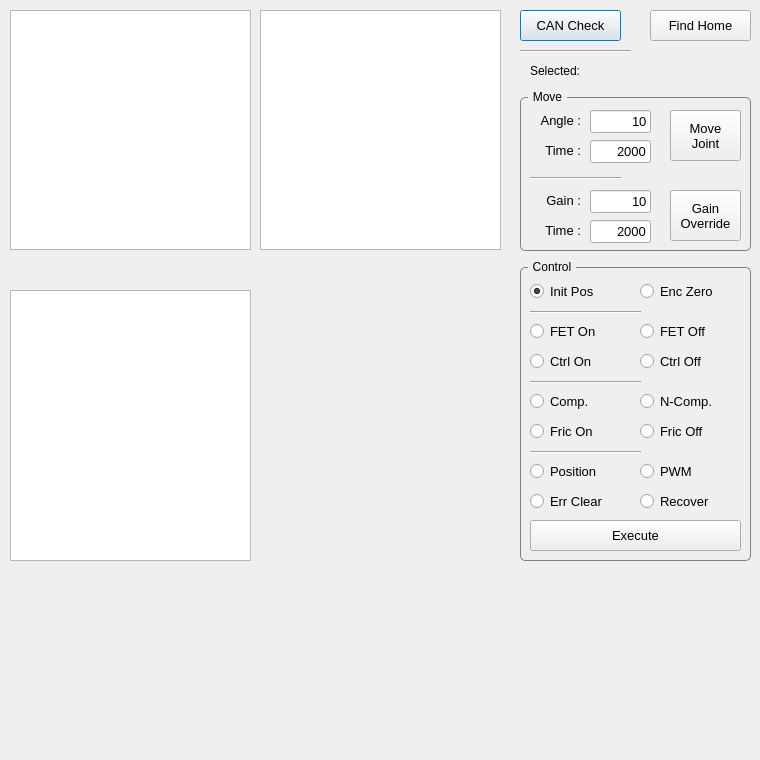
<?xml version="1.0" encoding="UTF-8"?>
<ui version="4.0">
 <class>SettingDialog</class>
 <widget class="QDialog" name="SettingDialog">
  <property name="geometry">
   <rect>
    <x>0</x>
    <y>0</y>
    <width>760</width>
    <height>760</height>
   </rect>
  </property>
  <property name="windowTitle">
   <string>Dialog</string>
  </property>
  <widget class="QTableWidget" name="TW_0">
   <property name="geometry">
    <rect>
     <x>10</x>
     <y>10</y>
     <width>241</width>
     <height>240</height>
    </rect>
   </property>
  </widget>
  <widget class="QTableWidget" name="TW_1">
   <property name="geometry">
    <rect>
     <x>10</x>
     <y>290</y>
     <width>241</width>
     <height>271</height>
    </rect>
   </property>
  </widget>
  <widget class="QLabel" name="LB_SELECTED">
   <property name="geometry">
    <rect>
     <x>530</x>
     <y>60</y>
     <width>121</width>
     <height>21</height>
    </rect>
   </property>
   <property name="text">
    <string>Selected: </string>
   </property>
  </widget>
  <widget class="QPushButton" name="BTN_CAN_CHECK">
   <property name="geometry">
    <rect>
     <x>520</x>
     <y>10</y>
     <width>101</width>
     <height>31</height>
    </rect>
   </property>
   <property name="font">
    <font>
     <pointsize>10</pointsize>
    </font>
   </property>
   <property name="text">
    <string>CAN Check</string>
   </property>
  </widget>
  <widget class="QPushButton" name="BTN_FIND_HOME">
   <property name="geometry">
    <rect>
     <x>650</x>
     <y>10</y>
     <width>101</width>
     <height>31</height>
    </rect>
   </property>
   <property name="font">
    <font>
     <pointsize>10</pointsize>
    </font>
   </property>
   <property name="text">
    <string>Find Home</string>
   </property>
  </widget>
  <widget class="QGroupBox" name="groupBox_2">
   <property name="geometry">
    <rect>
     <x>520</x>
     <y>90</y>
     <width>231</width>
     <height>161</height>
    </rect>
   </property>
   <property name="styleSheet">
    <string notr="true">QGroupBox {
    border: 1px solid gray;
    border-radius: 5px;
    margin-top: 7px;
}

QGroupBox::title {
    subcontrol-origin: margin;
    left: 8px;
    padding: 0 3px 0 3px;
}

</string>
   </property>
   <property name="title">
    <string>Move</string>
   </property>
   <widget class="QPushButton" name="BTN_MOVE_JOINT">
    <property name="geometry">
     <rect>
      <x>150</x>
      <y>20</y>
      <width>71</width>
      <height>51</height>
     </rect>
    </property>
    <property name="font">
     <font>
      <pointsize>10</pointsize>
     </font>
    </property>
    <property name="text">
     <string>Move
Joint</string>
    </property>
   </widget>
   <widget class="QLabel" name="label_2">
    <property name="geometry">
     <rect>
      <x>10</x>
      <y>50</y>
      <width>51</width>
      <height>21</height>
     </rect>
    </property>
    <property name="font">
     <font>
      <pointsize>10</pointsize>
     </font>
    </property>
    <property name="text">
     <string>Time :</string>
    </property>
    <property name="alignment">
     <set>Qt::AlignRight|Qt::AlignTrailing|Qt::AlignVCenter</set>
    </property>
   </widget>
   <widget class="QLineEdit" name="LE_MOVE_DEGREE">
    <property name="geometry">
     <rect>
      <x>70</x>
      <y>20</y>
      <width>61</width>
      <height>23</height>
     </rect>
    </property>
    <property name="font">
     <font>
      <pointsize>10</pointsize>
     </font>
    </property>
    <property name="text">
     <string>10</string>
    </property>
    <property name="alignment">
     <set>Qt::AlignRight|Qt::AlignTrailing|Qt::AlignVCenter</set>
    </property>
   </widget>
   <widget class="QLineEdit" name="LE_MOVE_TIME">
    <property name="geometry">
     <rect>
      <x>70</x>
      <y>50</y>
      <width>61</width>
      <height>23</height>
     </rect>
    </property>
    <property name="font">
     <font>
      <pointsize>10</pointsize>
     </font>
    </property>
    <property name="text">
     <string>2000</string>
    </property>
    <property name="alignment">
     <set>Qt::AlignRight|Qt::AlignTrailing|Qt::AlignVCenter</set>
    </property>
   </widget>
   <widget class="QLabel" name="label">
    <property name="geometry">
     <rect>
      <x>10</x>
      <y>20</y>
      <width>51</width>
      <height>21</height>
     </rect>
    </property>
    <property name="font">
     <font>
      <pointsize>10</pointsize>
     </font>
    </property>
    <property name="text">
     <string>Angle :</string>
    </property>
    <property name="alignment">
     <set>Qt::AlignRight|Qt::AlignTrailing|Qt::AlignVCenter</set>
    </property>
   </widget>
   <widget class="QPushButton" name="BTN_GAIN_OVERRIDE">
    <property name="geometry">
     <rect>
      <x>150</x>
      <y>100</y>
      <width>71</width>
      <height>51</height>
     </rect>
    </property>
    <property name="font">
     <font>
      <pointsize>10</pointsize>
     </font>
    </property>
    <property name="text">
     <string>Gain
Override</string>
    </property>
   </widget>
   <widget class="QLineEdit" name="LE_GO_GAIN">
    <property name="geometry">
     <rect>
      <x>70</x>
      <y>100</y>
      <width>61</width>
      <height>23</height>
     </rect>
    </property>
    <property name="font">
     <font>
      <pointsize>10</pointsize>
     </font>
    </property>
    <property name="text">
     <string>10</string>
    </property>
    <property name="alignment">
     <set>Qt::AlignRight|Qt::AlignTrailing|Qt::AlignVCenter</set>
    </property>
   </widget>
   <widget class="QLabel" name="label_3">
    <property name="geometry">
     <rect>
      <x>10</x>
      <y>100</y>
      <width>51</width>
      <height>21</height>
     </rect>
    </property>
    <property name="font">
     <font>
      <pointsize>10</pointsize>
     </font>
    </property>
    <property name="text">
     <string>Gain :</string>
    </property>
    <property name="alignment">
     <set>Qt::AlignRight|Qt::AlignTrailing|Qt::AlignVCenter</set>
    </property>
   </widget>
   <widget class="QLineEdit" name="LE_GO_TIME">
    <property name="geometry">
     <rect>
      <x>70</x>
      <y>130</y>
      <width>61</width>
      <height>23</height>
     </rect>
    </property>
    <property name="font">
     <font>
      <pointsize>10</pointsize>
     </font>
    </property>
    <property name="text">
     <string>2000</string>
    </property>
    <property name="alignment">
     <set>Qt::AlignRight|Qt::AlignTrailing|Qt::AlignVCenter</set>
    </property>
   </widget>
   <widget class="QLabel" name="label_4">
    <property name="geometry">
     <rect>
      <x>10</x>
      <y>130</y>
      <width>51</width>
      <height>21</height>
     </rect>
    </property>
    <property name="font">
     <font>
      <pointsize>10</pointsize>
     </font>
    </property>
    <property name="text">
     <string>Time :</string>
    </property>
    <property name="alignment">
     <set>Qt::AlignRight|Qt::AlignTrailing|Qt::AlignVCenter</set>
    </property>
   </widget>
   <widget class="Line" name="line_2">
    <property name="geometry">
     <rect>
      <x>10</x>
      <y>80</y>
      <width>91</width>
      <height>16</height>
     </rect>
    </property>
    <property name="orientation">
     <enum>Qt::Horizontal</enum>
    </property>
   </widget>
  </widget>
  <widget class="Line" name="line">
   <property name="geometry">
    <rect>
     <x>520</x>
     <y>43</y>
     <width>111</width>
     <height>16</height>
    </rect>
   </property>
   <property name="orientation">
    <enum>Qt::Horizontal</enum>
   </property>
  </widget>
  <widget class="QGroupBox" name="groupBox">
   <property name="geometry">
    <rect>
     <x>520</x>
     <y>260</y>
     <width>231</width>
     <height>301</height>
    </rect>
   </property>
   <property name="styleSheet">
    <string notr="true">QGroupBox {
    border: 1px solid gray;
    border-radius: 5px;
    margin-top: 7px;
}

QGroupBox::title {
    subcontrol-origin: margin;
    left: 8px;
    padding: 0 3px 0 3px;
}

</string>
   </property>
   <property name="title">
    <string>Control</string>
   </property>
   <widget class="QPushButton" name="BTN_EXECUTE_COMMAND">
    <property name="geometry">
     <rect>
      <x>10</x>
      <y>260</y>
      <width>211</width>
      <height>31</height>
     </rect>
    </property>
    <property name="font">
     <font>
      <pointsize>10</pointsize>
     </font>
    </property>
    <property name="text">
     <string>Execute</string>
    </property>
   </widget>
   <widget class="QRadioButton" name="RB_MODE_POS">
    <property name="geometry">
     <rect>
      <x>10</x>
      <y>200</y>
      <width>91</width>
      <height>22</height>
     </rect>
    </property>
    <property name="font">
     <font>
      <pointsize>10</pointsize>
     </font>
    </property>
    <property name="text">
     <string>Position</string>
    </property>
   </widget>
   <widget class="QRadioButton" name="RB_MODE_PWM">
    <property name="geometry">
     <rect>
      <x>120</x>
      <y>200</y>
      <width>91</width>
      <height>22</height>
     </rect>
    </property>
    <property name="font">
     <font>
      <pointsize>10</pointsize>
     </font>
    </property>
    <property name="text">
     <string>PWM</string>
    </property>
   </widget>
   <widget class="QRadioButton" name="RB_FRIC_OFF">
    <property name="geometry">
     <rect>
      <x>120</x>
      <y>160</y>
      <width>91</width>
      <height>22</height>
     </rect>
    </property>
    <property name="font">
     <font>
      <pointsize>10</pointsize>
     </font>
    </property>
    <property name="text">
     <string>Fric Off</string>
    </property>
   </widget>
   <widget class="QRadioButton" name="RB_FRIC_ON">
    <property name="geometry">
     <rect>
      <x>10</x>
      <y>160</y>
      <width>91</width>
      <height>22</height>
     </rect>
    </property>
    <property name="font">
     <font>
      <pointsize>10</pointsize>
     </font>
    </property>
    <property name="text">
     <string>Fric On</string>
    </property>
   </widget>
   <widget class="QRadioButton" name="RB_SW_COMP">
    <property name="geometry">
     <rect>
      <x>10</x>
      <y>130</y>
      <width>91</width>
      <height>22</height>
     </rect>
    </property>
    <property name="font">
     <font>
      <pointsize>10</pointsize>
     </font>
    </property>
    <property name="text">
     <string>Comp.</string>
    </property>
   </widget>
   <widget class="QRadioButton" name="RB_SW_NON_COMP">
    <property name="geometry">
     <rect>
      <x>120</x>
      <y>130</y>
      <width>91</width>
      <height>22</height>
     </rect>
    </property>
    <property name="font">
     <font>
      <pointsize>10</pointsize>
     </font>
    </property>
    <property name="text">
     <string>N-Comp.</string>
    </property>
   </widget>
   <widget class="QRadioButton" name="RB_INIT_POS">
    <property name="geometry">
     <rect>
      <x>10</x>
      <y>20</y>
      <width>91</width>
      <height>22</height>
     </rect>
    </property>
    <property name="font">
     <font>
      <pointsize>10</pointsize>
     </font>
    </property>
    <property name="text">
     <string>Init Pos</string>
    </property>
    <property name="checked">
     <bool>true</bool>
    </property>
   </widget>
   <widget class="QRadioButton" name="RB_ENC_ZERO">
    <property name="geometry">
     <rect>
      <x>120</x>
      <y>20</y>
      <width>91</width>
      <height>22</height>
     </rect>
    </property>
    <property name="font">
     <font>
      <pointsize>10</pointsize>
     </font>
    </property>
    <property name="text">
     <string>Enc Zero</string>
    </property>
   </widget>
   <widget class="QRadioButton" name="RB_FET_OFF">
    <property name="geometry">
     <rect>
      <x>120</x>
      <y>60</y>
      <width>91</width>
      <height>22</height>
     </rect>
    </property>
    <property name="font">
     <font>
      <pointsize>10</pointsize>
     </font>
    </property>
    <property name="text">
     <string>FET Off</string>
    </property>
   </widget>
   <widget class="QRadioButton" name="RB_FET_ON">
    <property name="geometry">
     <rect>
      <x>10</x>
      <y>60</y>
      <width>91</width>
      <height>22</height>
     </rect>
    </property>
    <property name="font">
     <font>
      <pointsize>10</pointsize>
     </font>
    </property>
    <property name="text">
     <string>FET On</string>
    </property>
   </widget>
   <widget class="QRadioButton" name="RB_CTRL_OFF">
    <property name="geometry">
     <rect>
      <x>120</x>
      <y>90</y>
      <width>91</width>
      <height>22</height>
     </rect>
    </property>
    <property name="font">
     <font>
      <pointsize>10</pointsize>
     </font>
    </property>
    <property name="text">
     <string>Ctrl Off</string>
    </property>
   </widget>
   <widget class="QRadioButton" name="RB_CTRL_ON">
    <property name="geometry">
     <rect>
      <x>10</x>
      <y>90</y>
      <width>91</width>
      <height>22</height>
     </rect>
    </property>
    <property name="font">
     <font>
      <pointsize>10</pointsize>
     </font>
    </property>
    <property name="text">
     <string>Ctrl On</string>
    </property>
   </widget>
   <widget class="Line" name="line_3">
    <property name="geometry">
     <rect>
      <x>10</x>
      <y>44</y>
      <width>111</width>
      <height>16</height>
     </rect>
    </property>
    <property name="orientation">
     <enum>Qt::Horizontal</enum>
    </property>
   </widget>
   <widget class="Line" name="line_4">
    <property name="geometry">
     <rect>
      <x>10</x>
      <y>114</y>
      <width>111</width>
      <height>16</height>
     </rect>
    </property>
    <property name="orientation">
     <enum>Qt::Horizontal</enum>
    </property>
   </widget>
   <widget class="Line" name="line_5">
    <property name="geometry">
     <rect>
      <x>10</x>
      <y>184</y>
      <width>111</width>
      <height>16</height>
     </rect>
    </property>
    <property name="orientation">
     <enum>Qt::Horizontal</enum>
    </property>
   </widget>
   <widget class="QRadioButton" name="RB_ERROR_CLEAR">
    <property name="geometry">
     <rect>
      <x>10</x>
      <y>230</y>
      <width>91</width>
      <height>22</height>
     </rect>
    </property>
    <property name="font">
     <font>
      <pointsize>10</pointsize>
     </font>
    </property>
    <property name="text">
     <string>Err Clear</string>
    </property>
   </widget>
   <widget class="QRadioButton" name="RB_JOINT_RECOVER">
    <property name="geometry">
     <rect>
      <x>120</x>
      <y>230</y>
      <width>91</width>
      <height>22</height>
     </rect>
    </property>
    <property name="font">
     <font>
      <pointsize>10</pointsize>
     </font>
    </property>
    <property name="text">
     <string>Recover</string>
    </property>
   </widget>
  </widget>
  <widget class="QTableWidget" name="TW_2">
   <property name="geometry">
    <rect>
     <x>260</x>
     <y>10</y>
     <width>241</width>
     <height>240</height>
    </rect>
   </property>
  </widget>
 </widget>
 <resources/>
 <connections/>
</ui>
